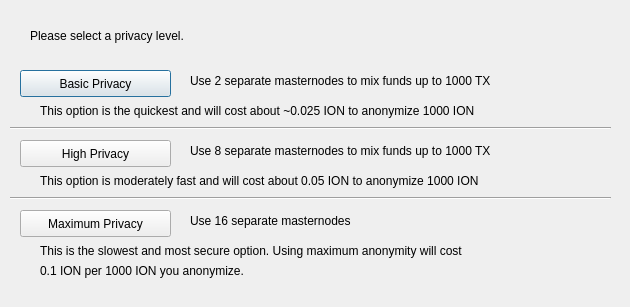
<?xml version="1.0" encoding="UTF-8"?>
<ui version="4.0">
 <class>DarksendConfig</class>
 <widget class="QDialog" name="DarksendConfig">
  <property name="geometry">
   <rect>
    <x>0</x>
    <y>0</y>
    <width>630</width>
    <height>307</height>
   </rect>
  </property>
  <property name="windowTitle">
   <string>Configure Darksend</string>
  </property>
  <widget class="QPushButton" name="buttonBasic">
   <property name="geometry">
    <rect>
     <x>20</x>
     <y>70</y>
     <width>151</width>
     <height>27</height>
    </rect>
   </property>
   <property name="text">
    <string>Basic Privacy</string>
   </property>
  </widget>
  <widget class="QPushButton" name="buttonHigh">
   <property name="geometry">
    <rect>
     <x>20</x>
     <y>140</y>
     <width>151</width>
     <height>27</height>
    </rect>
   </property>
   <property name="text">
    <string>High Privacy</string>
   </property>
  </widget>
  <widget class="QPushButton" name="buttonMax">
   <property name="geometry">
    <rect>
     <x>20</x>
     <y>210</y>
     <width>151</width>
     <height>27</height>
    </rect>
   </property>
   <property name="text">
    <string>Maximum Privacy</string>
   </property>
  </widget>
  <widget class="QLabel" name="label">
   <property name="geometry">
    <rect>
     <x>30</x>
     <y>20</y>
     <width>571</width>
     <height>31</height>
    </rect>
   </property>
   <property name="text">
    <string>Please select a privacy level.</string>
   </property>
  </widget>
  <widget class="QLabel" name="label_2">
   <property name="geometry">
    <rect>
     <x>190</x>
     <y>70</y>
     <width>421</width>
     <height>21</height>
    </rect>
   </property>
   <property name="text">
    <string>Use 2 separate masternodes to mix funds up to 1000 TX</string>
   </property>
  </widget>
  <widget class="QLabel" name="label_3">
   <property name="geometry">
    <rect>
     <x>190</x>
     <y>140</y>
     <width>411</width>
     <height>21</height>
    </rect>
   </property>
   <property name="text">
    <string>Use 8 separate masternodes to mix funds up to 1000 TX</string>
   </property>
  </widget>
  <widget class="QLabel" name="label_4">
   <property name="geometry">
    <rect>
     <x>190</x>
     <y>210</y>
     <width>421</width>
     <height>21</height>
    </rect>
   </property>
   <property name="text">
    <string>Use 16 separate masternodes</string>
   </property>
  </widget>
  <widget class="QLabel" name="label_6">
   <property name="geometry">
    <rect>
     <x>40</x>
     <y>100</y>
     <width>561</width>
     <height>21</height>
    </rect>
   </property>
   <property name="text">
    <string>This option is the quickest and will cost about ~0.025 ION to anonymize 1000 ION</string>
   </property>
  </widget>
  <widget class="QLabel" name="label_7">
   <property name="geometry">
    <rect>
     <x>40</x>
     <y>170</y>
     <width>561</width>
     <height>21</height>
    </rect>
   </property>
   <property name="text">
    <string>This option is moderately fast and will cost about 0.05 ION to anonymize 1000 ION</string>
   </property>
  </widget>
  <widget class="QLabel" name="label_8">
   <property name="geometry">
    <rect>
     <x>40</x>
     <y>240</y>
     <width>561</width>
     <height>21</height>
    </rect>
   </property>
   <property name="text">
    <string>This is the slowest and most secure option. Using maximum anonymity will cost</string>
   </property>
  </widget>
  <widget class="QLabel" name="label_9">
   <property name="geometry">
    <rect>
     <x>40</x>
     <y>260</y>
     <width>561</width>
     <height>21</height>
    </rect>
   </property>
   <property name="text">
    <string>0.1 ION per 1000 ION you anonymize.</string>
   </property>
  </widget>
  <widget class="Line" name="line">
   <property name="geometry">
    <rect>
     <x>10</x>
     <y>120</y>
     <width>601</width>
     <height>16</height>
    </rect>
   </property>
   <property name="orientation">
    <enum>Qt::Horizontal</enum>
   </property>
  </widget>
  <widget class="Line" name="line_2">
   <property name="geometry">
    <rect>
     <x>10</x>
     <y>190</y>
     <width>601</width>
     <height>16</height>
    </rect>
   </property>
   <property name="orientation">
    <enum>Qt::Horizontal</enum>
   </property>
  </widget>
 </widget>
 <resources/>
 <connections/>
</ui>
